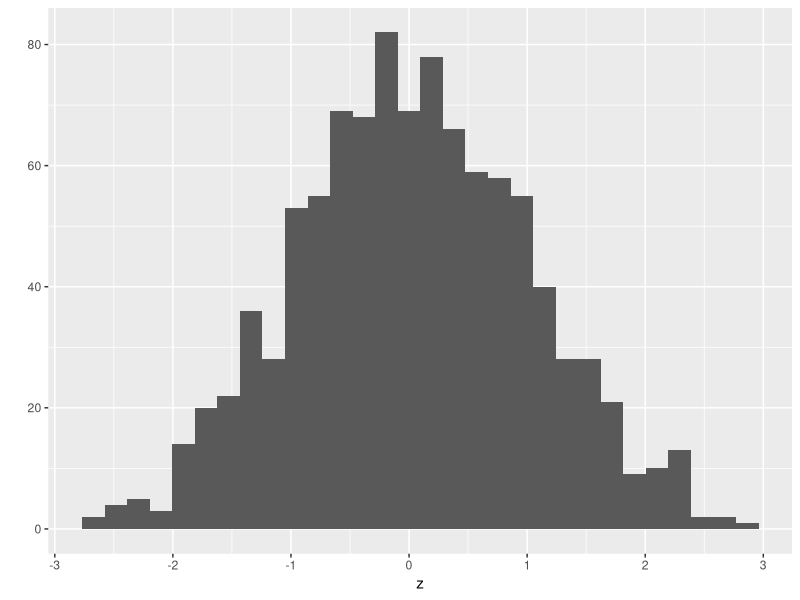
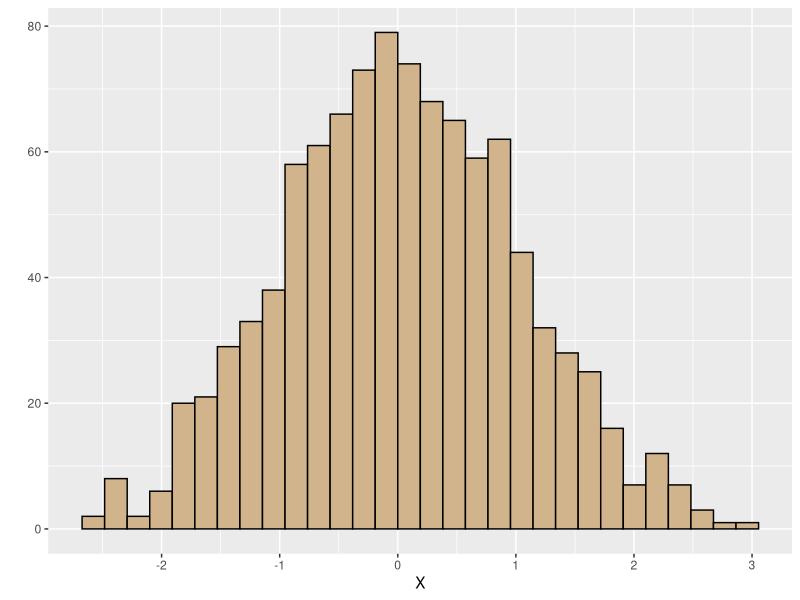
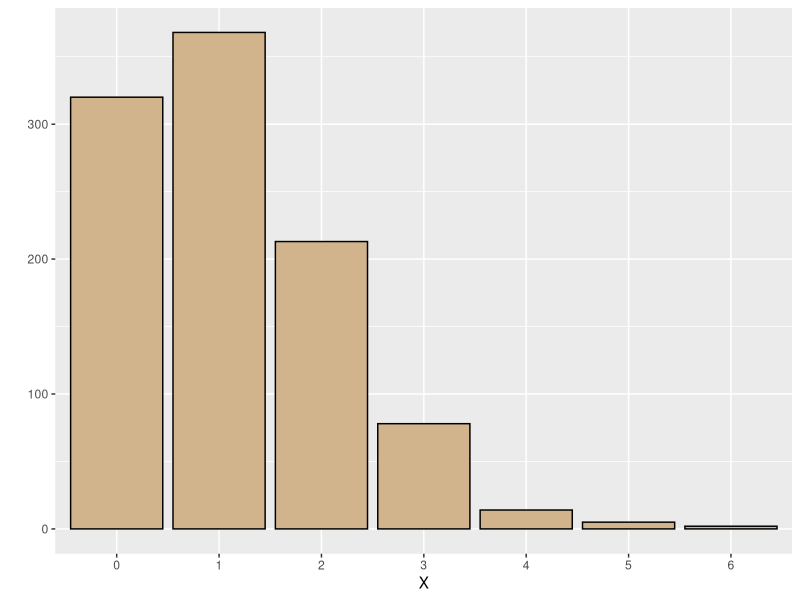
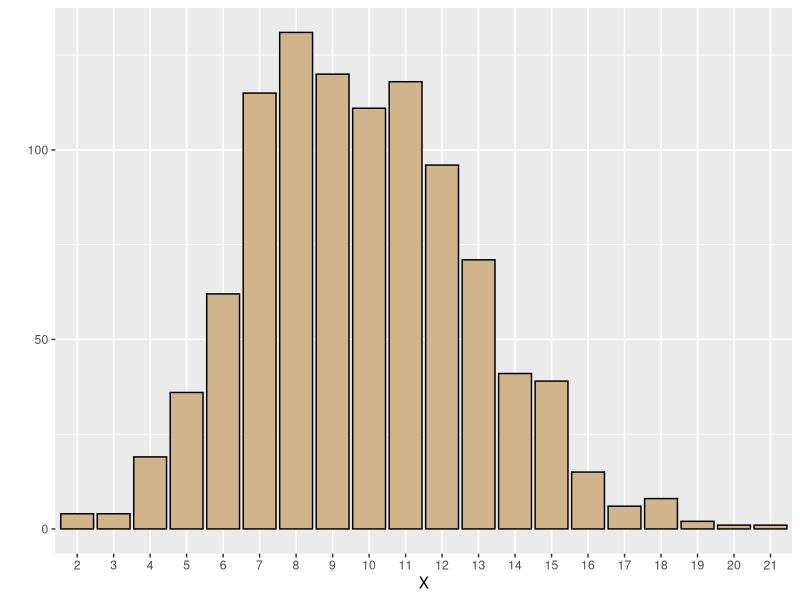

Here is the R script that generated these plots, in order:
## ---- chunk 1
knitr::opts_chunk$set(echo = TRUE,message=FALSE, eval=TRUE)
## ---- chunk 2

# FUNCTION Histo
# input: xData = a numeric vector
# output: ggplot of histogram
library(ggplot2)
Histo <- function(xData) {
  z <- qplot(x=xData,color=I("black"),fill=I("tan"),xlab="X",boundary=0)
print(z)
print(summary(xData))
}

# FUNCTION iHisto
# input: xData = a numeric vector of integers
# output: ggplot of bar heights

iHisto <- function(xData) {
z <- qplot(x=factor(xData),color=I("black"),fill=I("tan"),xlab="X")
print(z)
print (summary(xData))
}

z <- rnorm(1000)
qplot(z)
Histo(z)
z <- rpois(n=1000,lambda=1.1)
iHisto(z)
## ---- chunk 3
x <- rpois(n=1000,lambda=10)
iHisto(x)
